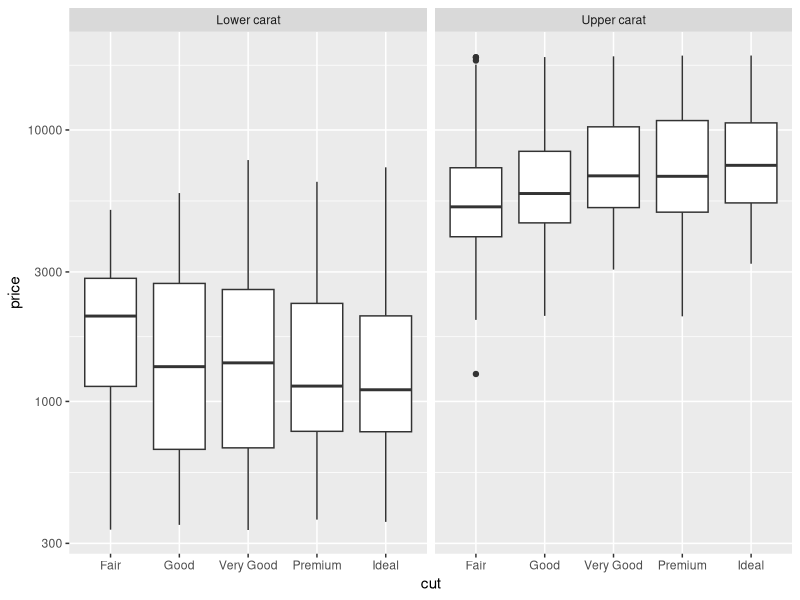
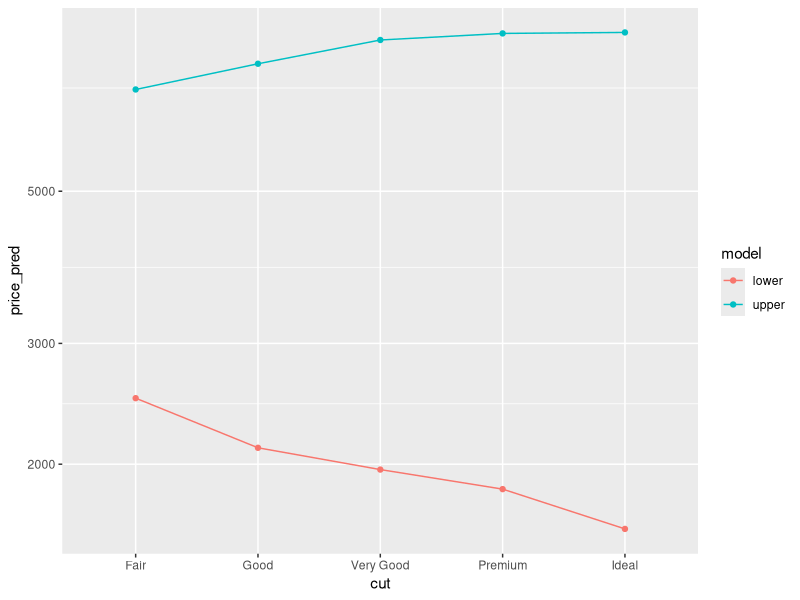
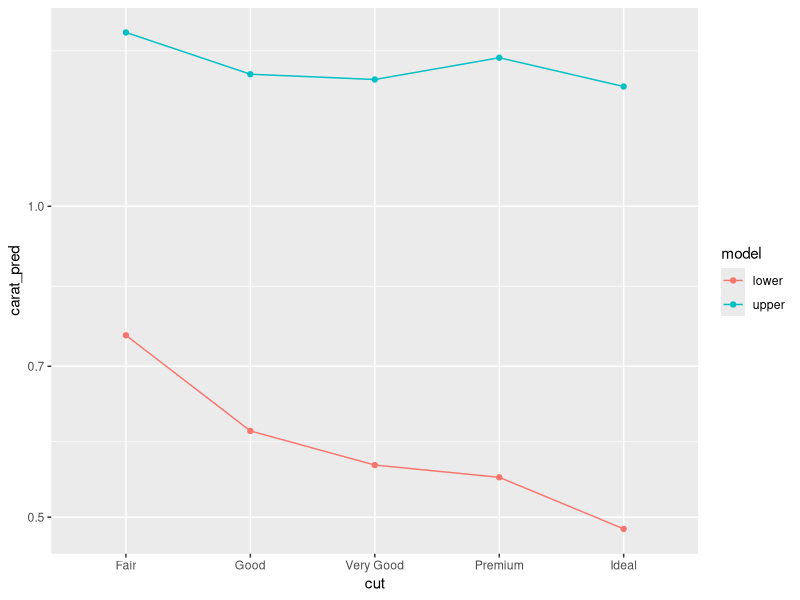
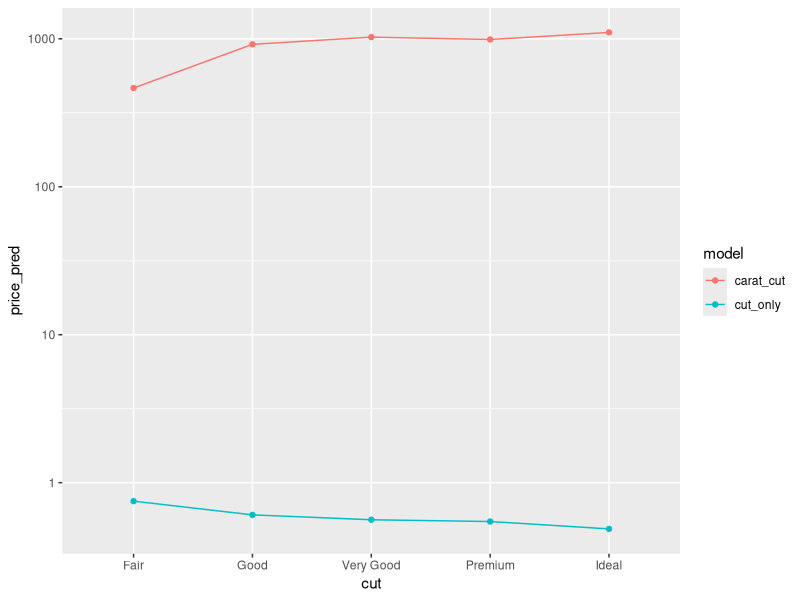

These figures' R source, in order:
## ---- chunk 1
library(tidyverse)
library(modelr)
library(broom)
## ---- chunk 2
## NOTE: No need to edit this setup
# Create a test-validate split
set.seed(101)
diamonds_randomized <-
  diamonds %>%
  slice(sample(dim(diamonds)[1]))

diamonds_train <-
  diamonds_randomized %>%
  slice(1:10000)
## ---- chunk 3
## NOTE: No need to edit this chunk
diamonds_train %>% 
  mutate(
    grouping = if_else(carat < 1.0, "Lower carat", "Upper carat")
  ) %>% 
  
  ggplot(aes(cut, price)) +
  geom_boxplot() +
  
  scale_y_log10() +
  facet_grid(~ grouping)
## ---- chunk 4
# task-begin
## TODO: Fit two models, one to lower (carat <= 1) and 
#        one to upper (carat > 1) diamonds. 
#        Use formula = price ~ cut
fit_lower <- NA
fit_upper <- NA
# task-end
# solution-begin
fit_lower <- 
  diamonds_train %>% 
  filter(carat <= 1) %>% 
  lm(formula = price ~ cut)

fit_upper <- 
  diamonds_train %>% 
  filter(carat > 1) %>% 
  lm(formula = price ~ cut)
# solution-end

## NOTE: No need to modify this code
tibble(cut = c("Fair", "Good", "Very Good", "Premium", "Ideal")) %>% 
  mutate(
    cut = fct_relevel(cut, "Fair", "Good", "Very Good", "Premium", "Ideal")
  ) %>% 
  add_predictions(fit_lower, var = "price_pred-lower") %>%
  add_predictions(fit_upper, var = "price_pred-upper") %>%
  pivot_longer(
    names_to = c(".value", "model"),
    names_sep = "-",
    cols = matches("price")
  ) %>%

  ggplot(aes(cut, price_pred, color = model)) +
  geom_line(aes(group = model)) +
  geom_point() +
  scale_y_log10()
## ---- chunk 5
# task-begin
## TODO: Fit two models, one to lower (carat <= 1) and 
#        one to upper (carat > 1) diamonds. 
#        Use formula = carat ~ cut
fit_carat_lower <- NA
fit_carat_upper <- NA
# task-end
# solution-begin
fit_carat_lower <- 
  diamonds_train %>% 
  filter(carat <= 1) %>% 
  lm(formula = carat ~ cut)

fit_carat_upper <- 
  diamonds_train %>% 
  filter(carat > 1) %>% 
  lm(formula = carat ~ cut)
# solution-end

## NOTE: No need to change this code
tibble(cut = c("Fair", "Good", "Very Good", "Premium", "Ideal")) %>% 
  mutate(
    cut = fct_relevel(cut, "Fair", "Good", "Very Good", "Premium", "Ideal")
  ) %>% 
  add_predictions(fit_carat_lower, var = "carat_pred-lower") %>%
  add_predictions(fit_carat_upper, var = "carat_pred-upper") %>%
  pivot_longer(
    names_to = c(".value", "model"),
    names_sep = "-",
    cols = matches("carat")
  ) %>%

  ggplot(aes(cut, carat_pred, color = model)) +
  geom_line(aes(group = model)) +
  geom_point() +
  scale_y_log10()
## ---- chunk 6
# task-begin
## TODO: Fit two models on the low-carat diamonds, one with
#        formula = price ~ carat + cut, and one with
#        formula = price ~ cut
fit_carat_cut <- 
  diamonds_train %>% 
  filter(carat <= 1)
  # lm()

fit_cut_only <-
  diamonds_train %>% 
  filter(carat <= 1)
  # lm()
# task-end
# solution-begin
fit_carat_cut <- 
  diamonds_train %>% 
  filter(carat <= 1) %>% 
  lm(formula = price ~ carat + cut)

fit_cut_only <- 
  diamonds_train %>% 
  filter(carat <= 1) %>% 
  lm(formula = carat ~ cut)
# solution-end

## NOTE: No need to change this code
tibble(
    cut = c("Fair", "Good", "Very Good", "Premium", "Ideal"),
    carat = c(0.4)
  ) %>% 
  mutate(
    cut = fct_relevel(cut, "Fair", "Good", "Very Good", "Premium", "Ideal")
  ) %>% 
  add_predictions(fit_carat_cut, var = "price_pred-carat_cut") %>%
  add_predictions(fit_cut_only, var = "price_pred-cut_only") %>%
  pivot_longer(
    names_to = c(".value", "model"),
    names_sep = "-",
    cols = matches("price")
  ) %>%

  ggplot(aes(cut, price_pred, color = model)) +
  geom_line(aes(group = model)) +
  geom_point() +
  scale_y_log10()
